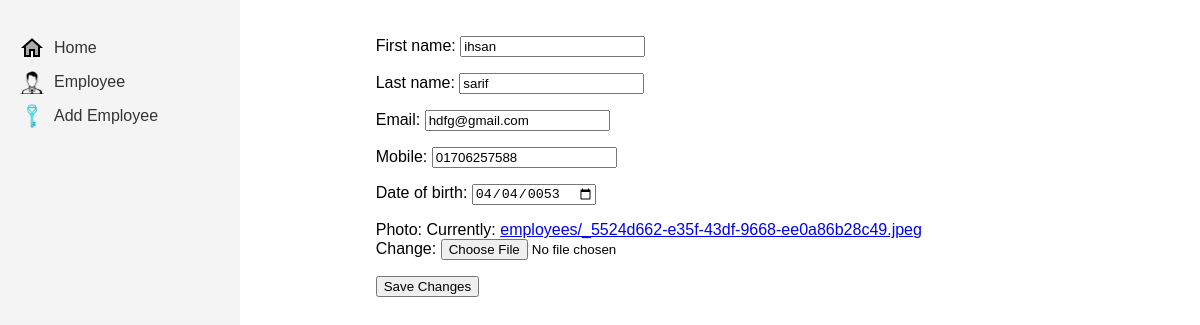
The page /employees/edit/11/ on the database its author committed.
### employees/models.py (models this page shows, shortened)
class Employee(models.Model):
    first_name = models.CharField(max_length=50)
    last_name = models.CharField(max_length=50)
    email = models.EmailField()
    mobile = models.CharField(max_length=15)
    date_of_birth = models.DateField()
    photo = models.ImageField(upload_to='employees/')

### employees/views.py (the view)
# urls.py: path('edit/<int:pk>/', views.edit_employee, name='edit_employee'),
def edit_employee(request, pk):
    employee = get_object_or_404(Employee, pk=pk)
    if request.method == 'POST':
        form = EmployeeForm(request.POST, request.FILES, instance=employee)
        if form.is_valid():
            form.save()
            return redirect('employee_list')
    else:
        form = EmployeeForm(instance=employee)
    return render(request, 'employees/edit_employee.html', {'form': form})

### employees/forms.py
class EmployeeForm(forms.ModelForm):
    date_of_birth = forms.DateField(widget=forms.TextInput(attrs={'type': 'date'}))  # HTML5 date picker
    class Meta:
        model = Employee
        fields = ['first_name', 'last_name', 'email', 'mobile', 'date_of_birth', 'photo']

### employees/templates/employees/edit_employee.html (shortened to what this page needs)
{% load static %}
<!DOCTYPE html>
<html lang="en">
<head>
    <link rel="stylesheet" href="{% static 'css/style.css' %}">
</head>
<body>
    <div class="container">
        <aside class="sidebar">
            <nav>
                <ul>
                    <li>
                        <a href="{% url 'home' %}" class="{% if request.path == '/' %}active{% endif %}">
                            <img src="{% static 'images/icons8-home-24.png' %}" alt="Home" class="nav-icon">
                            Home
                        </a>
                    </li>
                    <li>
                        <a href="{% url 'employee_list' %}" class="{% if request.path == '/employees/' %}active{% endif %}">
                            <img src="{% static 'images/icons8-employee-50.png' %}" alt="Employee" class="nav-icon">
                            Employee
                        </a>
                    </li>
                    <li>
                        <a href="{% url 'add_employee' %}" class="{% if request.path == '/employees/add/' %}active{% endif %}">
                            <img src="{% static 'images/icons8-key-64.png' %}" alt="Add Employee" class="nav-icon">
                            Add Employee
                        </a>
                    </li>
                </ul>
            </nav>
        </aside>
        <h2>Edit Employee</h2>
        <form method="POST" enctype="multipart/form-data" class="content">
            {{ form.as_p }}
            <button type="submit">Save Changes</button>
        </form>
    </div>
</body>
</html>

### static/css/style.css (style rules this page uses)
body { font-family: Arial, sans-serif; margin: 0; padding: 0; box-sizing: border-box; }
.container { display: flex; }
.sidebar { width: 200px; background-color: #f4f4f4; padding: 20px; height: 100vh; position: fixed; }
.sidebar nav ul { list-style: none; padding: 0; }
.sidebar nav ul li { margin-bottom: 10px; }
.sidebar nav ul li a { text-decoration: none; color: #333; display: flex; align-items: center; }
.nav-icon { width: 24px; height: 24px; margin-right: 10px; }
.content { margin-left: 220px; padding: 20px; width: calc(100% - 220px); }

### rows shown on the page
Employee: first_name "ihsan", last_name "sarif", email "hdfg@gmail.com", mobile "01706257588", date_of_birth "04/04/0053"
